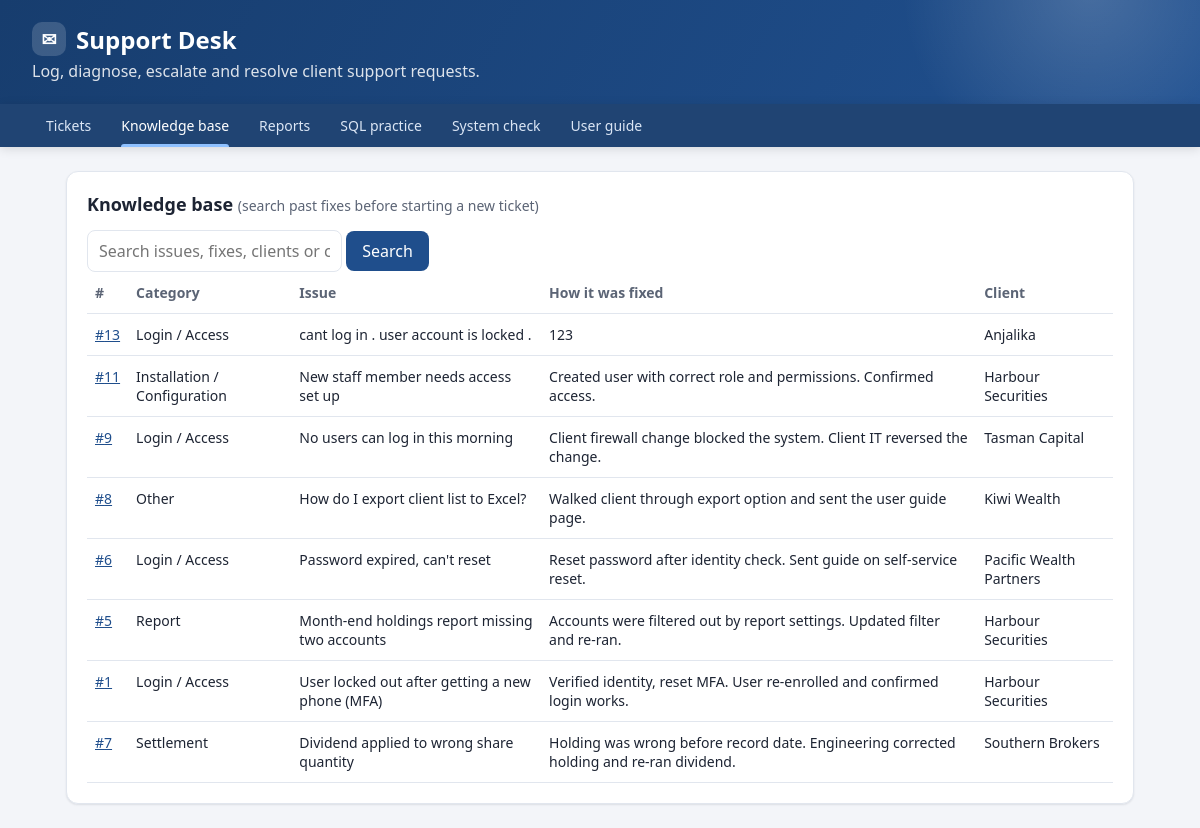
/knowledge, run on the app's committed database.
### tables this page shows
CREATE TABLE tickets (
                id         INTEGER PRIMARY KEY AUTOINCREMENT,
                client     TEXT NOT NULL,
                channel    TEXT NOT NULL,
                category   TEXT NOT NULL,
                priority   TEXT NOT NULL,
                issue      TEXT NOT NULL,
                status     TEXT NOT NULL DEFAULT 'Open',
                resolution TEXT,
                created    TEXT NOT NULL,
                updated    TEXT NOT NULL,
                resolved   TEXT
            , email TEXT, phone TEXT);

### app.py (the view)
@app.route("/knowledge")
def knowledge():
    q = request.args.get("q", "").strip()
    with get_db() as conn:
        if q:
            term = f"%{q}%"
            rows = conn.execute("""
                SELECT * FROM tickets
                WHERE status = 'Resolved'
                  AND (issue LIKE ? OR resolution LIKE ? OR client LIKE ?
                       OR category LIKE ? OR email LIKE ? OR phone LIKE ?)
                ORDER BY updated DESC
            """, (term, term, term, term, term, term)).fetchall()
        else:
            rows = conn.execute("""
                SELECT * FROM tickets WHERE status = 'Resolved' ORDER BY updated DESC
            """).fetchall()
    return render_template("knowledge.html", rows=rows, q=q, page="knowledge")

### app.py (called while the page is built)
def get_db():
    conn = sqlite3.connect(DB_FILE, timeout=10)  # wait if another program has it locked
    conn.row_factory = sqlite3.Row
    return conn

### templates/knowledge.html (shortened to what this page needs)
{% extends "base.html" %}
{% block content %}
<section class="card">
  <h2>Knowledge base <small>(search past fixes before starting a new ticket)</small></h2>
  <form class="search" method="get">
    <input name="q" value="{{ q }}" placeholder="Search issues, fixes, clients or categories, e.g. login">
    <button type="submit">Search</button>
  </form>
  {% if rows %}
  <table>
    <thead><tr><th>#</th><th>Category</th><th>Issue</th><th>How it was fixed</th><th>Client</th></tr></thead>
    <tbody>
    {% for t in rows %}
      <tr>
        <td><a href="{{ url_for('ticket', ticket_id=t.id) }}">#{{ t.id }}</a></td>
        <td>{{ t.category }}</td><td>{{ t.issue }}</td><td>{{ t.resolution }}</td><td>{{ t.client }}</td>
      </tr>
    {% endfor %}
    </tbody>
  </table>
  {% else %}<p class="empty">{{ 'No matching fixes.' if q else 'No resolved tickets yet.' }}</p>{% endif %}
</section>
{% endblock %}

### static/style.css (style rules this page uses)
:root { --bg: #f3f5f9; --card: #ffffff; --text: #1d2433; --muted: #5b6475; --line: #e1e6ee; --accent: #1f4e8c; --accent-2: #2f6fc4; --accent-soft: #e8f0fb; --high: #c62828; --medium: #e08a00; --low: #2e7d32; --escalated: #6a1b9a; --open: #546e7a; --radius: 12px; --shadow-sm: 0 1px 2px rgba(16, 32, 64, .06), 0 1px 3px rgba(16, 32, 64, .05); --shadow-md: 0 6px 18px rgba(16, 32, 64, .10), 0 2px 6px rgba(16, 32, 64, .06); --ease: cubic-bezier(.2, .8, .2, 1); }
* { box-sizing: border-box; }
html { scroll-behavior: smooth; }
body { margin: 0; font-family: "Segoe UI", system-ui, -apple-system, Arial, sans-serif; background: var(--bg); color: var(--text); }
a { color: var(--accent); transition: color .15s; }
.card { background: var(--card); border: 1px solid var(--line); border-radius: var(--radius); padding: 20px; margin-bottom: 20px; box-shadow: var(--shadow-sm); transition: box-shadow .25s, transform .25s var(--ease); }
h2 { margin: 0 0 14px; font-size: 18px; }
h2 small { color: var(--muted); font-weight: normal; font-size: 14px; }
input, select, textarea { font: inherit; padding: 9px 11px; border: 1px solid var(--line); border-radius: 8px; color: var(--text); background: #fff; transition: border-color .2s, box-shadow .2s; }
button { position: relative; overflow: hidden; font: inherit; background: var(--accent); color: #fff; border: 0; border-radius: 8px; padding: 9px 16px; cursor: pointer; transition: transform .15s var(--ease), box-shadow .2s, background .2s, opacity .2s; }
table { width: 100%; border-collapse: collapse; font-size: 14px; }
th, td { text-align: left; padding: 11px 8px; border-bottom: 1px solid var(--line); vertical-align: top; }
th { color: var(--muted); font-weight: 600; }
tbody tr { transition: background .15s; }

### data on the page
tickets: id "13", category "Login / Access", issue "cant log in . user account is locked .", resolution "123", client "Anjalika"
tickets: id "11", category "Installation / Configuration", issue "New staff member needs access set up", resolution "Created user with correct role and permissions. Confirmed access.", client "Harbour Securities"
tickets: id "9", category "Login / Access", issue "No users can log in this morning", resolution "Client firewall change blocked the system. Client IT reversed the change.", client "Tasman Capital"
tickets: id "8", category "Other", issue "How do I export client list to Excel?", resolution "Walked client through export option and sent the user guide page.", client "Kiwi Wealth"
tickets: id "6", category "Login / Access", issue "Password expired, can't reset", resolution "Reset password after identity check. Sent guide on self-service reset.", client "Pacific Wealth Partners"
tickets: id "5", category "Report", issue "Month-end holdings report missing two accounts", resolution "Accounts were filtered out by report settings. Updated filter and re-ran.", client "Harbour Securities"
tickets: id "1", category "Login / Access", issue "User locked out after getting a new phone (MFA)", resolution "Verified identity, reset MFA. User re-enrolled and confirmed login works.", client "Harbour Securities"
tickets: id "7", category "Settlement", issue "Dividend applied to wrong share quantity", resolution "Holding was wrong before record date. Engineering corrected holding and re-ran dividend.", client "Southern Brokers"
